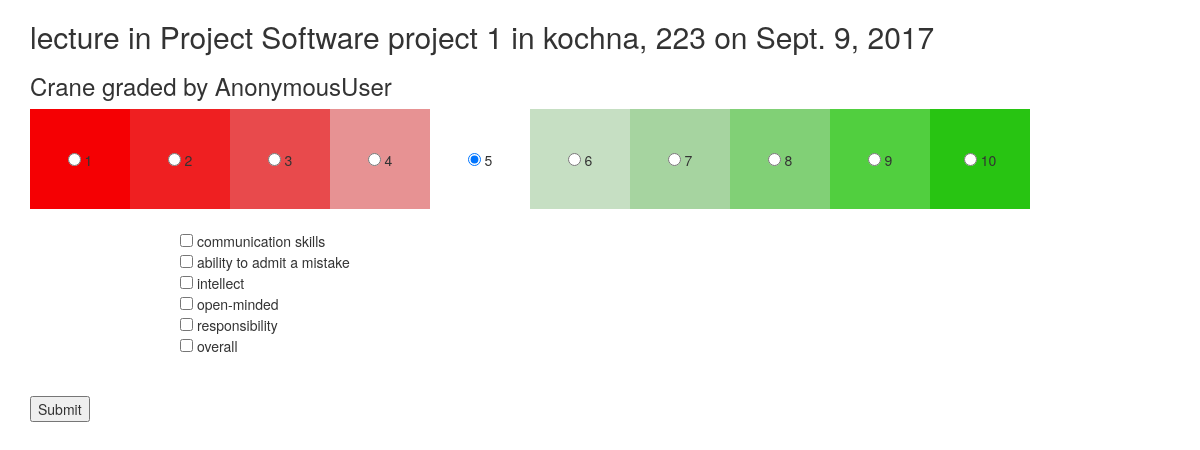
The page /meeting/1/vote_choice/15/ on the database its author committed.
### app/models.py (models this page shows, shortened)
class Meeting(models.Model):
    date = models.DateField()
    place = models.CharField(max_length=50, blank=True, null=True)
    course = models.ForeignKey(Course, on_delete=models.SET_NULL, blank=True, null=True)
    meeting_type = models.ForeignKey(MeetingType, on_delete=models.SET_NULL, blank=True, null=True)

class MeetingType(models.Model):
    description = models.CharField(max_length=50)
    def __str__(self):
        return self.description

class Course(models.Model):
    name = models.CharField(max_length=50)
    description = models.CharField(max_length=50, blank=True, null=True)
    start_date = models.DateField(blank=True, null=True)
    end_date = models.DateField(blank=True, null=True)
    def __str__(self):
        return self.name

class Merit(models.Model):
    name = models.CharField(max_length=45)
    description = models.CharField(max_length=50, blank=True, null=True)

### app/views.py (the view)
# urls.py: url(r'^meeting/(?P<meeting_id>[0-9]+)/vote_choice/(?P<graded_id>[0-9]+)/$', views.meeting_vote_choice, name='meeting_vote_choice'),
def meeting_vote_choice(request, meeting_id, graded_id):
    current_user = request.user
    meeting = get_object_or_404(Meeting, pk=meeting_id)
    graded = get_object_or_404(User, pk=graded_id)  # TODO Check that graded is from meeting_id
    merits = Merit.objects.all()
    context = {
        'meeting': meeting,
        'grading': current_user,
        'graded': graded,
        'merits': merits,
    }
    return render(request, 'app/voting.html', context)  # TODO Nikita

### app/templates/app/voting.html (shortened to what this page needs)
<html>
<head>
    <link rel="stylesheet" href="https://maxcdn.bootstrapcdn.com/bootstrap/3.3.7/css/bootstrap.min.css">
</head>
<body>
    <div class="container">
        <h2>{{ meeting.meeting_type }} in {{ meeting.course }} in {{ meeting.place }} on {{ meeting.date }}</h1>
        <h3> {{ graded }} graded by {{ grading }} </h3>
    </div>
    <form action="{% url 'app:meeting_vote_action' meeting.id graded.id%}" method="POST">
        <div class="container">
        <div class="raw">
                <div class="col-md-1 voter" style="background-color:#F50003;">
                    <input type="radio" name="overall_grade" value="1"> 1
                </div>
                <div class="col-md-1 voter" style="background-color:#EF1F21">
                    <input type="radio" name="overall_grade" value="2"> 2
                </div>
                <div class="col-md-1 voter" style="background-color:#E84A4C">
                    <input type="radio" name="overall_grade" value="3"> 3
                </div>
                <div class="col-md-1 voter" style="background-color:#E79293">
                    <input type="radio" name="overall_grade" value="4"> 4
                </div>
                <div class="col-md-1 voter" style="background-color:#FFFFFF">
                    <input type="radio" name="overall_grade" value="5" checked> 5
                </div>
                <div class="col-md-1 voter" style="background-color:#C6DFC3">
                    <input type="radio" name="overall_grade" value="6"> 6
                </div>
                <div class="col-md-1 voter" style="background-color:#A6D4A0">
                    <input type="radio" name="overall_grade" value="7"> 7
                </div>
                <div class="col-md-1 voter" style="background-color:#81D076">
                    <input type="radio" name="overall_grade" value="8"> 8
                </div>
                <div class="col-md-1 voter" style="background-color:#51CF3F">
                    <input type="radio" name="overall_grade" value="9"> 9
                </div>
                <div class="col-md-1 voter" style="background-color:#28C412">
                    <input type="radio" name="overall_grade" value="10"> 10
                </div>
                <div class="col-md-2"></div>
        </div>
        </div>
        <br />
        <div class="containter" style="padding-left:180px; padding-bottom: 40px">
            {% for merit in merits %}
                <input type="checkbox" name="{{ merit.id }}" value='1'> {{ merit.name }}<br />
            {% endfor %}
        </div>
        <div class="container">
            <input type="submit">
        </div>
    </form>
</body>

### app/templates/app/voting.html (style rules this page uses)
.voter { height: 100px; width: 100px; text-align:center; padding-top: 40px; border-style:solid; border: 10px; border-color: black; }

### rows shown on the page
Meeting: meeting_type "lecture", course "Project Software project 1", place "kochna, 223", date "Sept. 9, 2017"
Merit: name "communication skills"
Merit: name "ability to admit a mistake"
Merit: name "intellect"
Merit: name "open-minded"
Merit: name "responsibility"
Merit: name "overall"

### other values the page prints
{{ graded }} "Crane"
{{ grading }} "AnonymousUser"
